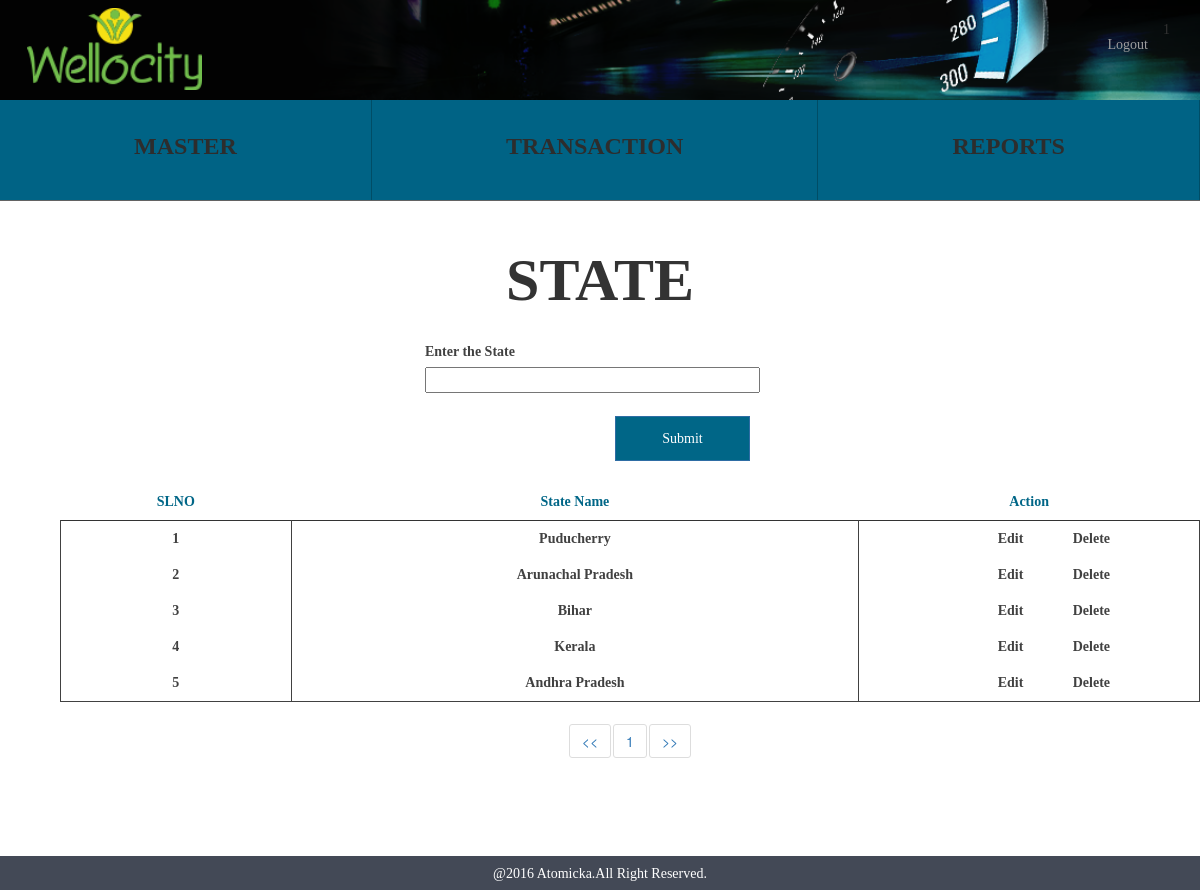
Page /state.php (signed in) on the committed database.
### tables this page shows
CREATE TABLE IF NOT EXISTS `wc_states` (
  `states_id` int(10) NOT NULL AUTO_INCREMENT,
  `states_name` varchar(150) NOT NULL,
  `states_status` tinyint(1) NOT NULL,
  `states_createddate` timestamp NOT NULL DEFAULT CURRENT_TIMESTAMP,
  PRIMARY KEY (`states_id`)
);

### functions/states_function.php (called while the page is built, shortened)
<?php
 	class statesFunction {
		public function statesSelect(){
			$res = mysql_query("select * from wc_states where states_status='1'")or die(mysql_error());
			return $res;
		}
	}
?>

### state.php (the view, shortened to what this page needs)
<?php require_once "session.php";
	  require_once 'header.php';
	  require_once 'functions/states_function.php';
	  $statesFunction = new statesFunction();
?>
		<div class="container align_center align_height">
			<span class="sports">STATE</span>
		</div>
		<div class="container align_margin">
			<div class="col-md-8">
				<div class="col-md-6"></div>
				<div class="col-md-6 align_margin">
					<form name="states_form" id="state_form">
						<div class="align_margin">
							<label>Enter the State</label><br>
							<input type="text" class="statesname" name="states_name" data-validation-error-msg="Please Enter the State" data-validation="required">
						</div>
						<input type="submit" class="btn btn-primary align_right clear add_states_act" name="states" value="Submit">
					</form>
				</div>
				<div class="container">
				  <table class="table state_table">
				    <thead>
				      <tr class="row_color">
				        <th class="align_center">SLNO</th>
				        <th class="align_center">State Name</th>
				        <th class="align_center">Action</th>
				      </tr>
				    </thead>
				    <tbody>
				     <?php
                        $query = $statesFunction->statesSelect();
                        while ($row = mysql_fetch_array($query)) {
                            ?>
                            <tr class="align_center delete_color">
						        <td class="t_states_id"><?php echo $row['states_id']; ?></td>
						        <td class="t_states_name"><?php echo $row['states_name']; ?></td>
						        <td>
						        	<span class="edit_state" onclick="editfunction(<?php echo $row['states_id'] ?>)">Edit</span>
						        	<span class="delete_state" data-value="<?php echo $row['states_id'] ?>">Delete</span>
						        </td>
					        </tr>
                     <?php } ?>
				    </tbody>
				  </table>
				</div>
			</div>
		</div>
<?php require_once "footer.php" ?>

### header.php (shortened to what this page needs)
<!DOCTYPE html>
<html>
<head>
    <link rel="stylesheet" type="text/css" href="css/style.css">
    <link rel="stylesheet" type="text/css" href="css/bootstrap.css">
    <link rel="stylesheet" type="text/css" href="css/dateselector.css">
    <link rel="stylesheet" type="text/css" href="css/font-awesome.css">
</head>
<body>
  <nav class="navbar navbar-inverse header_bg">
      <div class="container header_content">
        <div class="navbar-header">
            <a class="logo_img" href="index.php"></a>
        </div>
        <div class="collapse navbar-collapse" id="myNavbar">
            <ul class="nav navbar-nav navbar-right">
                <?php echo $_SESSION['login']; if(!isset($_SESSION['login'])) { ?>
                <li class="register"><a href="#">REGISTER</a></li>
                <?php }else{ ?>
                    <li><a href="logout.php">Logout</a></li>
                <?php } ?>
            </ul>
        </div>
      </div>
  </nav>
<?php if(isset($_SESSION['login'])) { ?>
    <div class="container-fluid menu_list">
      <ul class="nav nav-justified navbar-default nav_holder">
        <?php if($_SESSION['usertype']=='administrator') { ?>
        <li class="dropdown">
          <a href="#" data-toggle="collapse" data-target="#one">MASTER</a>
        </li>
        <?php } ?>
        <li class="dropdown">
          <a href="#" data-toggle="collapse" data-target="#two">TRANSACTION</a>
        </li>
        <li class="dropdown">
          <a href="reports.php">REPORTS</a>
        </li>
      </ul>
    </div>
    <div class="container-fluid menu_list">
      <nav id="submenu">
        <ul class="nav nav-justified submenu-align">
          <li>
           </li>
           <li>
            </li>
        </ul>
      </nav>
    </div>
<?php } ?>

### footer.php (shortened to what this page needs)
<div class="footer col-md-12">
    <span class="footer_txt col-md-12">@2016 Atomicka.All Right Reserved.</span>
</div>
</body>
</html>

### css/style.css (style rules this page uses)
.header_bg { background: url("../images/header.png"); background-color: transparent; background-size: cover; border: medium none !important; border-radius: 0 !important; width: 100%; min-height: 30px; }
@media (min-width: 768px) { .header_bg { background: url("../images/header.png"); background-color: transparent; background-size: cover; border: medium none !important; border-radius: 0 !important; height: 100px; width: 100%; margin: 0 !important; } }
.logo_img { background: url("../images/logo.png") no-repeat scroll 0 0 / 120px auto; height: 70px; left: 12px; position: absolute; top: 3px; width: 200px; }
@media (min-width: 768px) { .logo_img { background: url("../images/logo.png") no-repeat scroll 0 0 / 175px auto; height: 85px; left: 12px; position: absolute; top: -12px; width: 200px; } }
.header_content { position: relative; top: 0px; font-family: Montserrat; }
@media (min-width: 768px) { .header_content { position: relative; top: 20px; font-family: Montserrat; } }
.footer_txt { background: hsl(220, 12%, 30%) none repeat scroll 0 0; color: hsl(0, 0%, 100%); font-family: Montserrat; height: 34px; padding: 8px 0 0; text-align: center; width: 100%; bottom: 0; position: relative !important; }
.align_center { text-align: center; }
.align_right { float: right; }
.sports { font-size: 60px; font-weight: bold; position: relative; font-family: Montserrat; }
.statesname,.sportsname,.edit_states_name { width: 100%; }
.align_margin { margin-bottom:23px; }
.align_height { line-height: 2; }
.row_color { color: #006687; font-family: Montserrat; }
.delete_color { color: #414141; font-weight: bold; font-family: Montserrat; }
.clear { background-color: #006687 !important; color: #fff !important; height: 45px; width: 135px; border-radius: 0 !important; font-weight: bold; font-family: Montserrat; margin-right: 10px; }
.table > thead > tr > th, .table > tbody > tr > th, .table > tfoot > tr > th, .table > thead > tr > td, .table > tbody > tr > td, .table > tfoot > tr > td { border-top: 0 !important; }
.table > thead > tr > th { border-bottom: 1px !important; }
.table > tbody { border:1px solid !important; }
.table > tbody td { border:1px solid; border-bottom: 0 !important }
.table > thead { border-bottom: 1px solid; }
.table > tbody tr:last-child { border-bottom: 1px solid !important; }
#submenu { background-color: hsl(0, 0%, 100%); }
.menu_list { padding: 0 !important; width: 100%; }
.nav_holder { background-color: hsl(195, 100%, 26%) !important; border-color: hsl(195, 100%, 26%) !important; }
.nav_holder li a { color: #2d2d2d; font-size: 24px; font-family: Montserrat; line-height: 3; font-weight: bold; }
.nav_holder li { border-right: 1px solid hsl(195, 100%, 20%); height: 100px; }
.submenu-align { height: 63px; position: absolute; z-index: 1; }
.submenu-align > li { border-bottom: 1px solid #636363; line-height: 3; }
.navbar { margin-bottom:-1px; border-radius:0; }
#submenu { margin-bottom:20px; }
.edit_state,.edit_district { cursor: pointer; }
.delete_state,.delete_district { cursor: pointer; float: right; position: relative; right: 25%; }
label { color: #414141 !important; font-family: Montserrat; }
button, input, optgroup, select, textarea { font-family: Montserrat !important; }
.footer { padding: 0 !important; }
.submenu-align > li { position: absolute !important; width: 100% !important; }

### rows in the picture
wc_states: states_id "1", states_name "Puducherry"
wc_states: states_id "2", states_name "Arunachal Pradesh"
wc_states: states_id "3", states_name "Bihar"
wc_states: states_id "4", states_name "Kerala"
wc_states: states_id "5", states_name "Andhra Pradesh"

### other values in the picture
$_SESSION['login'] "1"
